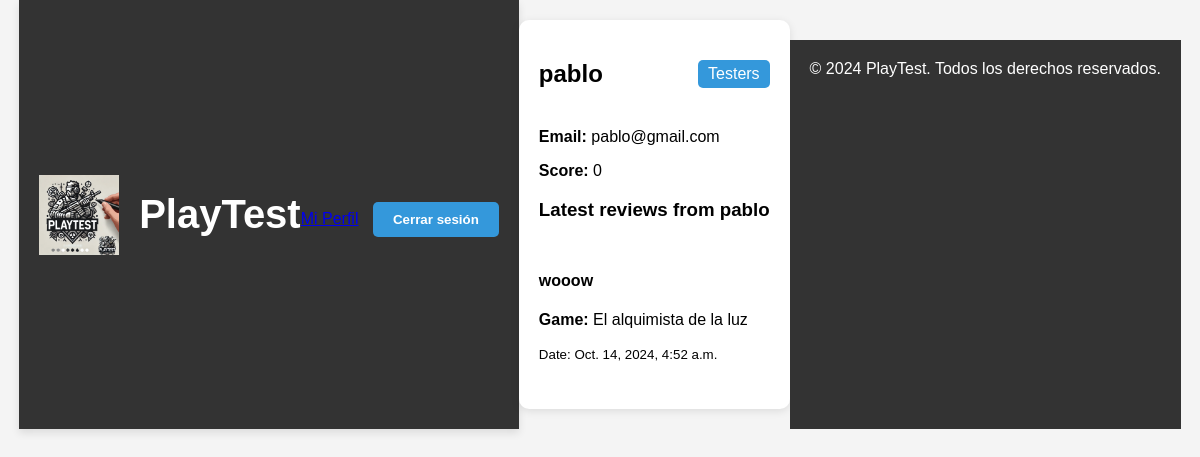
/profile/ (signed in), run on the app's committed database.
### myapp/models.py (models this page shows, shortened)
class CustomUser(AbstractUser):
    score = models.IntegerField(default=0)  # Campo de puntaje
    groups = models.ManyToManyField(
        Group,
        related_name='customuser_groups',
        help_text='The groups this user belongs to.',
        verbose_name='groups',
    )
    user_permissions = models.ManyToManyField(
        Permission,
        related_name='customuser_permissions',
        blank=True,
        help_text='Specific permissions for this user.',
        verbose_name='user permissions',
    )

class Comment(models.Model):
    game = models.ForeignKey(Game, related_name='comments', on_delete=models.CASCADE)
    author = models.ForeignKey(settings.AUTH_USER_MODEL, on_delete=models.CASCADE)
    text = models.TextField()
    created_at = models.DateTimeField(auto_now_add=True)

class Game(models.Model):
    title = models.CharField(max_length=200)
    description = models.TextField(blank=True)
    file = models.FileField(upload_to='games/', blank=True, null=True)
    unity_play_url = models.URLField(blank=True, null=True)
    image = models.ImageField(upload_to='game_images/', blank=True, null=True)
    uploaded_by = models.ForeignKey(settings.AUTH_USER_MODEL, on_delete=models.CASCADE)

### myapp/views.py (the view)
# urls.py: path('profile/', UserProfileView.as_view(), name='user_profile'),
class UserProfileView(LoginRequiredMixin, DetailView):
    model = CustomUser
    template_name = 'user_profile.html'
    context_object_name = 'user_profile'
    def get_object(self):
        return self.request.user
    def get_context_data(self, **kwargs):
        context = super().get_context_data(**kwargs)
        context['user_comments'] = Comment.objects.filter(author=self.request.user)
        return context

### myapp/templates/user_profile.html (shortened to what this page needs)
{% extends 'base.html' %}
{% block content %}
<div class="profile-container">
    <div class="profile-header">
        <h2>{{ user_profile.username }}</h2>
        <span class="user-role">{{ user_profile.groups.first.name }}</span>
    </div>
    <div class="profile-info">
        <p><strong>Email:</strong> {{ user_profile.email }}</p>
        <p><strong>Score:</strong> {{ user_profile.score }}</p>
    </div>
    <h3>Latest reviews from {{ user_profile.username }}</h3>
    <div class="review-list">
        {% for review in user_comments %}
            <div class="review-item">
                <h4>{{ review.text }}</h4>
                <p><strong>Game:</strong> {{ review.game.title }}</p>
                <p><small>Date: {{ review.created_at }}</small></p>
            </div>
        {% empty %}
            <p>No reviews yet.</p>
        {% endfor %}
    </div>
</div>
{% endblock %}

### myapp/static/css/styles.css (style rules this page uses)
body { font-family: Arial, sans-serif; background-color: #f4f4f4; margin: 0; padding: 0; display: flex; justify-content: center; }
.profile-container { max-width: 800px; margin: 20px auto; padding: 20px; background-color: #fff; box-shadow: 0 2px 8px rgba(0, 0, 0, 0.1); border-radius: 10px; text-align: left; }
.profile-header { display: flex; justify-content: space-between; align-items: center; margin-bottom: 20px; }
.user-role { background-color: #3498db; color: #fff; padding: 5px 10px; border-radius: 5px; }
.review-list { margin-top: 20px; }
.review-item { border-bottom: 1px solid #ddd; padding: 10px 0; }
.review-item:last-child { border-bottom: none; }

### data on the page
CustomUser: username "pablo", groups.first.name "Testers", email "pablo@gmail.com", score "0"
Comment: text "wooow", game "El alquimista de la luz", created_at "Oct. 14, 2024, 4:52 a.m."
